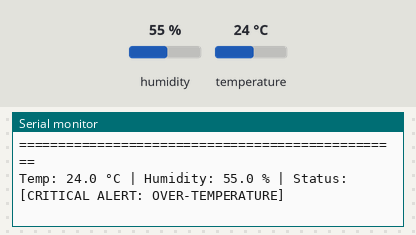
The sketch below on a simulated Arduino Uno, built with avr-gcc and run on an emulated ATmega328P. On the bench: the last lines printed to the serial monitor. Inputs (shaded band) come from the test bench; at power-on: humidity 55 %, temperature 24 °C.

Above: at 2.2 s.
2.3 s: humidity set to 31 %
At 5.5 s:
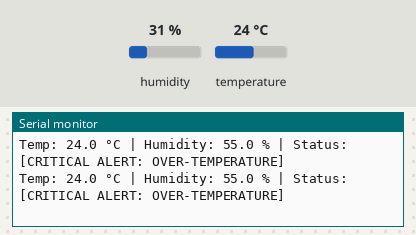
7.4 s: humidity set to 28 %
At 10.9 s:
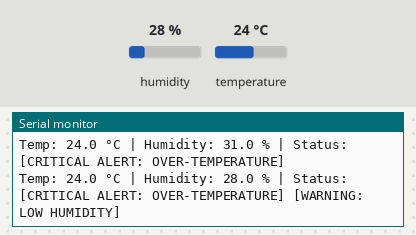
13.5 s: temperature set to 10 °C
At 15.1 s:
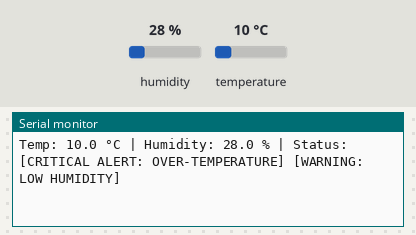
18.6 s: temperature set to 7 °C
At 22.5 s:
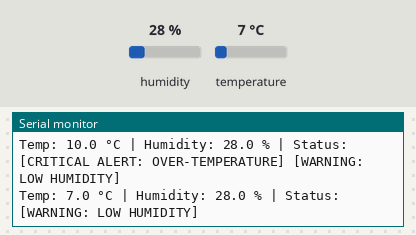
30.6 s: temperature set to 3 °C
At 32.8 s:
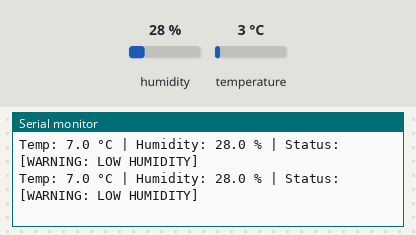
35.7 s: temperature set to 0 °C
At 39.4 s:
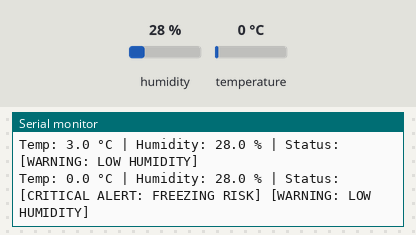

The sketch:

DHT11.ino
```cpp
#include <Arduino.h>
#include <DHT.h>

// Pin Definitions
#define DHTPIN  4         // GPIO 4 connected to DHT11 Data line
#define DHTTYPE DHT11

DHT dht(DHTPIN, DHTTYPE);

// Cold-Chain Thresholds (Standard Vaccine/Pharma Storage: 2C to 8C)
const float TEMP_MIN_SAFE = 2.0;   // Freezing risk threshold
const float TEMP_MAX_SAFE = 8.0;   // Thermal degradation threshold
const float HUMID_MIN_SAFE = 30.0; // Dry packaging threshold
const float HUMID_MAX_SAFE = 65.0; // Condensation/moisture threshold

// Timing
unsigned long lastReadTime = 0;
const unsigned long READ_INTERVAL_MS = 2000; // DHT11 minimum refresh interval

void setup() {
  Serial.begin(115200);
  delay(1000);

  Serial.println("=================================================");
  Serial.println(" Cold-Chain Temperature & Humidity Sentinel     ");
  Serial.println(" Storage Range: 2.0C - 8.0C | Target RH: 30%-65% ");
  Serial.println("=================================================");

  dht.begin();
}

void loop() {
  unsigned long currentMillis = millis();

  // Rate-limit reads to prevent sensor self-heating and read errors
  if (currentMillis - lastReadTime >= READ_INTERVAL_MS) {
    lastReadTime = currentMillis;

    float humidity = dht.readHumidity();
    float temperature = dht.readTemperature(); // Celsius

    // Check if read failed
    if (isnan(humidity) || isnan(temperature)) {
      Serial.println("[ERROR] Failed to read from DHT11 sensor! Check wiring.");
      return;
    }

    bool tempBreach = false;
    bool humidBreach = false;

    // Display telemetry
    Serial.print("Temp: ");
    Serial.print(temperature, 1);
    Serial.print(" °C | Humidity: ");
    Serial.print(humidity, 1);
    Serial.print(" % | Status: ");

    // Evaluate Temperature Limits
    if (temperature > TEMP_MAX_SAFE) {
      Serial.print("[CRITICAL ALERT: OVER-TEMPERATURE] ");
      tempBreach = true;
    } else if (temperature < TEMP_MIN_SAFE) {
      Serial.print("[CRITICAL ALERT: FREEZING RISK] ");
      tempBreach = true;
    }

    // Evaluate Humidity Limits
    if (humidity > HUMID_MAX_SAFE) {
      Serial.print("[WARNING: HIGH HUMIDITY / CONDENSATION] ");
      humidBreach = true;
    } else if (humidity < HUMID_MIN_SAFE) {
      Serial.print("[WARNING: LOW HUMIDITY] ");
      humidBreach = true;
    }

    // Safe state
    if (!tempBreach && !humidBreach) {
      Serial.print("[SECURE - WITHIN RANGE]");
    }

    Serial.println();
  }
}
```

Measured:
- the behaviour switches between 30 and 29 % on humidity (found by bisection; images 1 and 2)
- the behaviour switches between 9 and 8 °C on temperature (found by bisection; images 3 and 4)
- the behaviour switches between 2 and 1 °C on temperature (found by bisection; images 5 and 6)
- after the input at 7.4 s, the serial monitor: prints a new line after 2.6 s (image 2)
- after the input at 13.5 s, the serial monitor: prints a new line after 0.52 s (image 3)
- after the input at 18.6 s, the serial monitor: prints a new line after 3.4 s (image 4)
- after the input at 35.7 s, the serial monitor: prints a new line after 2.3 s (image 6)
